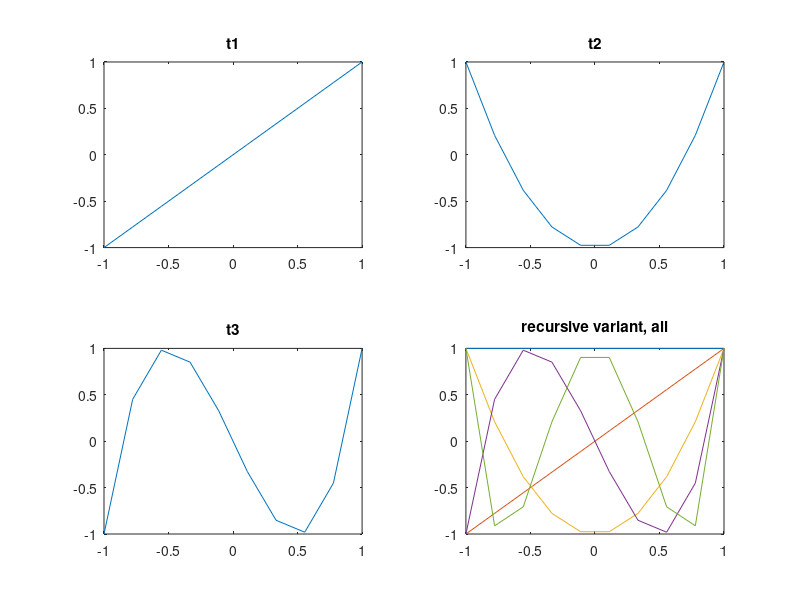

This figure's MATLAB source:
xDomain = linspace(-1,1,10);



l1 = arrayfun(@(t) cos(1*acos(t)), xDomain);
l2 = arrayfun(@(t) cos(2*acos(t)), xDomain);
l3 = arrayfun(@(t) cos(3*acos(t)), xDomain);
l4 = arrayfun(@(t) cos(4*acos(t)), xDomain);


subplot(2,2,1)
plot(xDomain, l1)
title("t1")

subplot(2,2,2)
plot(xDomain, l2)
title("t2")

subplot(2,2,3)
plot(xDomain, l3)
title("t3")


subplot(2,2,4)

t0 = ones(1,10);
t1 = zeros(1,10);


for i = 1:10
    t1(i) = xDomain(i);
end

D = [t0;t1];

for i = 3:9
    for j = 1:10
        D(i,j) = 2 * xDomain(j) * D(i-1,j) - D(i-2,j);
    end
end
plot(xDomain,t0,xDomain,t1,xDomain,D(3,:),xDomain,D(4,:),xDomain,D(5,:))

title("recursive variant, all")